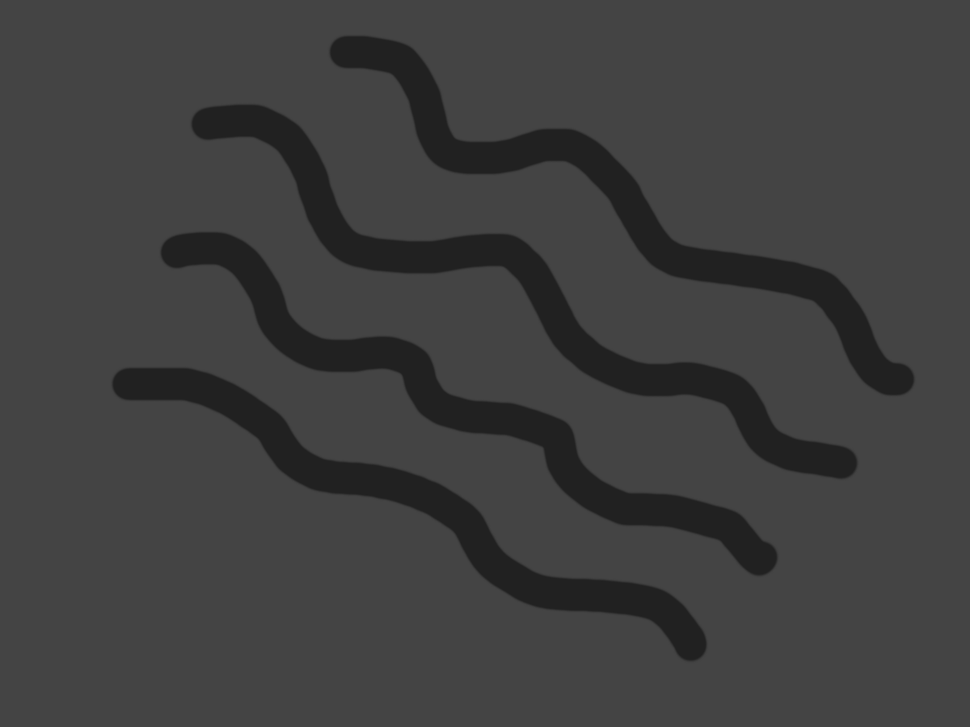
#> input picture Python code/test1.png, 970 x 727 px, shrunk from 1200 x 900 before the run, found by its file name
$ python contrast.py test1.png
#> lines starting #> are read from the running program, lines starting #| are printed output that depends on the picture; long printed decimals are rounded
import numpy as np
from PIL import Image
import matplotlib.pyplot as plt
import matplotlib.image as mpimg
import matplotlib as mpb
import os
import sys

inputfile = str(sys.argv[1])

path = os.getcwd()
data = path+'\\'+inputfile

img = np.array(Image.open(data).convert('L'))

'''
def average(array):
    data = array.flatten()
    sum_ = 0
    for i in range(0,len(data)):
        if data[i] != 0 and data[i] != 255:
            sum_ += data[i]
    return sum_/len(data)

def stdev(array):
    return np.nanstd(img.flatten())
'''

data_clean = [x if x!=0 and x!=255 else np.nan for x in img.flatten()]
#> data_clean = 705190 items

def sigmoid(x):
    return 1/(1+np.exp(-(x-a)/b))*255

a = np.nanmean(data_clean)
#> a = 63.14
b = np.nanstd(data_clean)
#> b = 11.89
print(a,b)
#| 63.139 11.892

new = sigmoid(img)
#> in sigmoid, `return 1/(1+np.exp(-(x-a)/b))*255`:
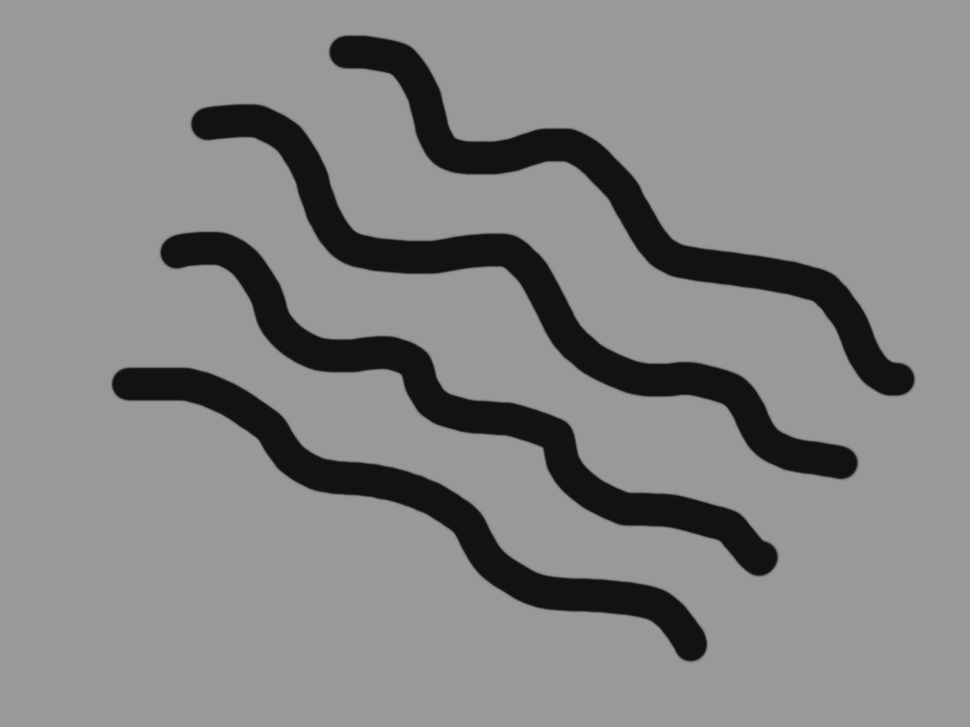
#> returned value: shape (727, 970) float64; min 17.33, max 153.2, mean 134.2

#mpb.use("pgf")
mpb.rcParams['figure.dpi']=300
mpb.rcParams.update({
    #"pgf.texsystem": "pdflatex",
    'font.family': 'serif',
    #'text.usetex': True,
    #'pgf.rcfonts': False,
})

plt.hist(img.flatten(),255)
plt.show()
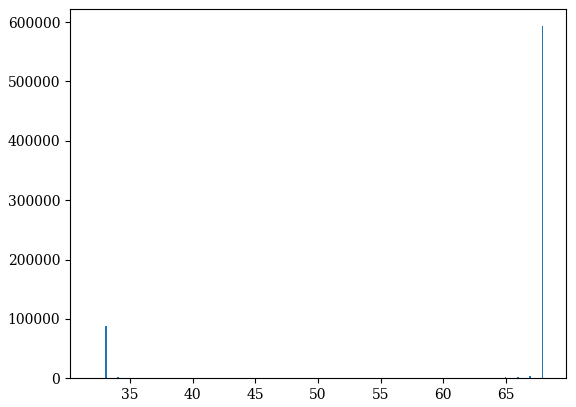
#> figure drawn by matplotlib, 1 panel; tallest bar 593148 high, from x = 67.86 to 68
plt.imshow(img, cmap=plt.get_cmap('gray'), vmin=0, vmax=255)
plt.show()
plt.hist(new.flatten(),255)
plt.show()
#> figure, not shown here; tallest bar 593148 high, from x = 152.7 to 153.2
plt.imshow(new, cmap=plt.get_cmap('gray'), vmin=0, vmax=255)
plt.show()


"""
plt.rcParams['figure.dpi'] = 400
mpb.rcParams.update({
    #"pgf.texsystem": "pdflatex",
    'font.family': 'serif',
    #'text.usetex': True,
    #'pgf.rcfonts': False,
})

plt.subplot(121)
plt.ticklabel_format(style='sci', axis='y', scilimits=(0,0))
plt.xlabel('pixel intensity value [-]')
plt.ylabel('relative occurence [-]')
#plt.hist(img_clean,256,color='black')
plt.plot(np.linspace(0,255,256), y/p,color='black',marker=',')
plt.fill_between(np.linspace(0,255,256),0,y/p,color='black')

plt.subplot(122)
plt.imshow(img, cmap=plt.get_cmap('gray'), vmin=0, vmax=255)
plt.ticklabel_format(style='sci', axis='y', scilimits=(0,0))
plt.gcf().set_size_inches(6, 2)
plt.savefig(inputfile.replace('.bmp','')+'histogram.png',bbox_inches='tight')
"""
